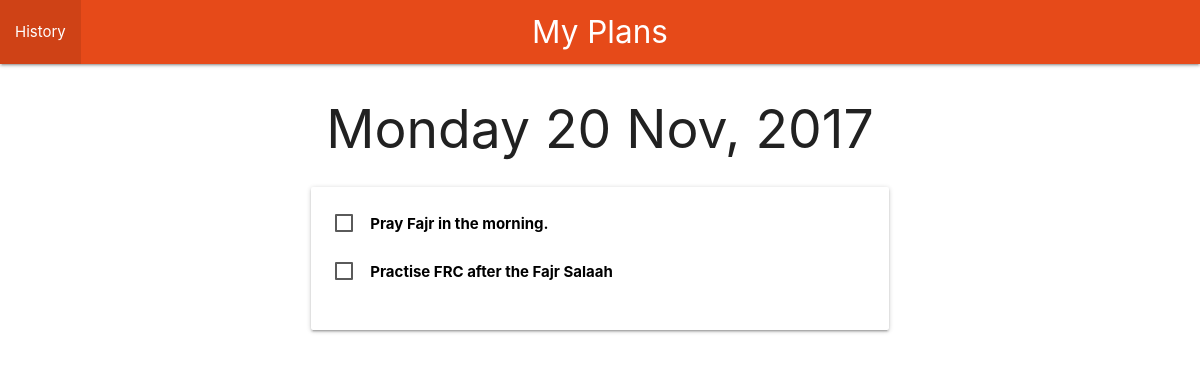
The app's page / (signed in) with its own data.
### tasks/models.py (models this page shows, shortened)
class Schedule(models.Model):
	user = models.ForeignKey(User, related_name="schedules")
	date = models.DateField()
	task = models.ForeignKey(Task, related_name="schedule")
	status = models.BooleanField(default=False)

class Task(models.Model):
	content = models.TextField()
	slug = AutoSlugField(populate_from='content')
	order = models.IntegerField()
	objects = TaskManager()

### tasks/views.py (the view)
# urls.py: 2. Add a URL to urlpatterns:  url(r'^$', views.home, name='home')
@login_required
def home(request):
	plans = Schedule.objects.filter(user=request.user, date=datetime.today())
	if not plans.exists():
		for task in Task.objects.all():
			Schedule.objects.create(user=request.user, date=datetime.today(), task=task)
		plans = Schedule.objects.filter(user=request.user, date=datetime.today())
	context = {
	"plans": plans,
	"date" : datetime.today()
	}
	return render(request, "index.html", context)

### tasks/templates/index.html (shortened to what this page needs)
{% load static %}
<!DOCTYPE html>
<html>
  <head>
    <link rel="stylesheet" href="https://cdnjs.cloudflare.com/ajax/libs/materialize/1.0.0-alpha.1/css/materialize.min.css">
  </head>
  <body>
     <nav class="deep-orange darken-2">
      <div class="nav-wrapper">
        <a href="/" class="brand-logo center">My Plans</a>
        <ul id="nav-mobile" class="left">
          <li><a href="{% url 'tasks:history' %}">History</a></li>
        </ul>
      </div>
    </nav>
    {% block content %}
    <h2 class="center">{{ date|date:"D\d\a\y d M, Y" }}</h2>
    <div class="row">
      <div class="col s12 m10 l6 offset-l3 offset-m1">
        <div class="card">
          <div class="card-content">
            {% for plan in plans %}
            <p>
              <label style="color:black; font-weight: bold;">
                <span>{{ plan.task.content }}</span>
              </label>
            </p>
            <br>
            {% endfor %}
          </div>
        </div>
      </div>
    </div>
    {% endblock %}
  </body>
</html>

### records on screen
Schedule: task.content "Pray Fajr in the morning."
Schedule: task.content "Practise FRC after the Fajr Salaah"

### other values on screen
{{ date|date:"D\d\a\y d M, Y" }} "Monday 20 Nov, 2017"
